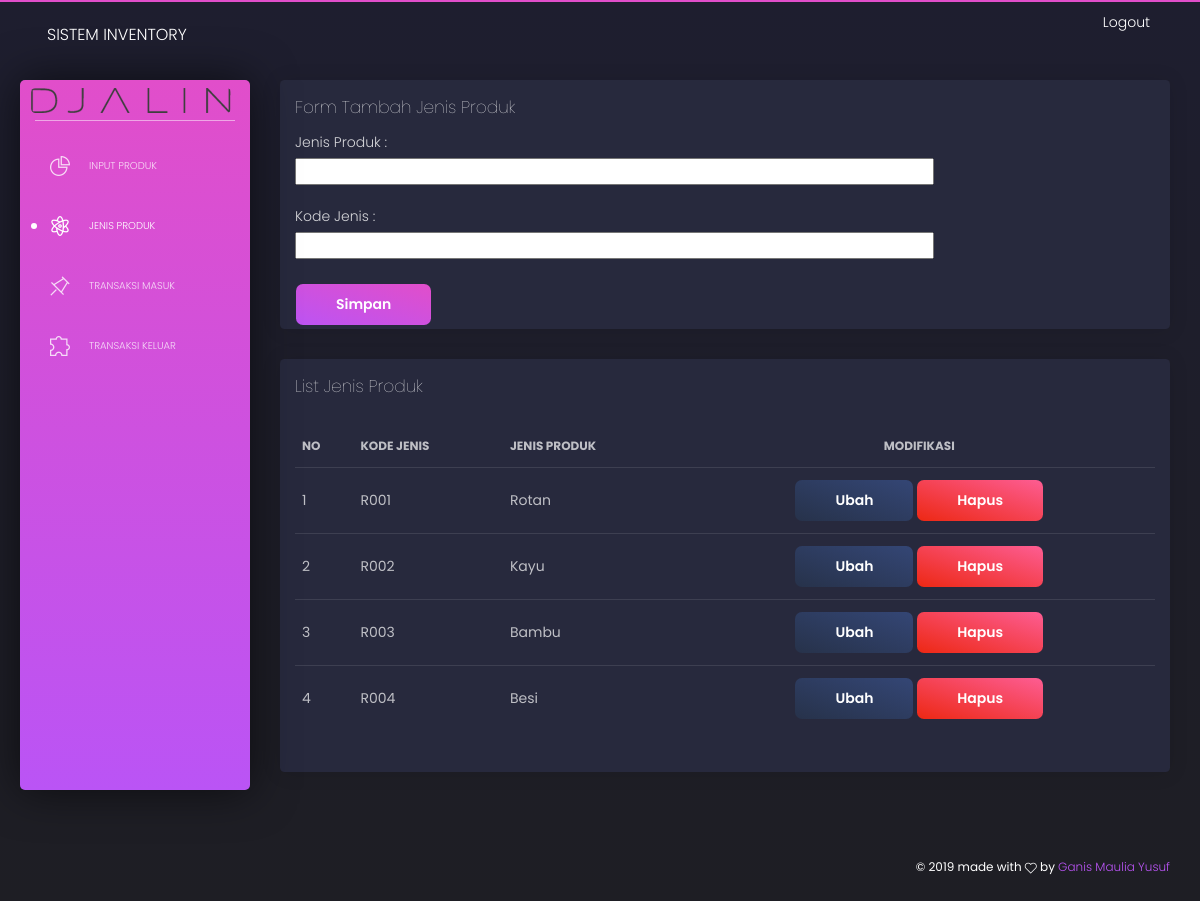
The page /index.php/login on the database its author committed.
### tables this page shows
CREATE TABLE IF NOT EXISTS `jenis` (
  `kode_jenis` varchar(50) NOT NULL,
  `nama_jenis` varchar(100) NOT NULL,
  PRIMARY KEY (`kode_jenis`)
);

### application/controllers/Login.php (called while the page is built, shortened)
<?php
class Login extends CI_Controller {
	function __construct()
			{
				$this->load->model('Login_m');
				$this->load->helper('url');
			}
	public function index()
	{
		$data['jenis']=$this->Login_m->ambilData();
		$this->load->view('jenis_produk_v',$data);
	}
}

### index.php (called while the page is built, shortened)
<?php
require_once BASEPATH.'core/CodeIgniter.php';

### application/models/Login_m.php (called while the page is built, shortened)
<?php
	class Login_m extends CI_Model
	{
		public function ambilData(){
			$sql = "select * from jenis";
			return $this->db->query($sql);
		}
	}
?>

### application/views/jenis_produk_v.php (the view, shortened to what this page needs)
<!DOCTYPE html>
<html lang="en">
<head>
  <link href="https://use.fontawesome.com/releases/v5.0.6/css/all.css" rel="stylesheet">
  <link href="<?php echo base_url();?>/assets/css/nucleo-icons.css" rel="stylesheet" />
  <link href="<?php echo base_url();?>/assets/css/black-dashboard.css?v=1.0.0" rel="stylesheet" />
  <link href="<?php echo base_url();?>/assets/demo/demo.css" rel="stylesheet" />
</head>
<body class="">
  <div class="wrapper">
    <div class="sidebar">
      <div class="sidebar-wrapper">
        <div class="logo">
          <img src="<?php echo base_url();?>/assets/img/djalin-logo.png" alt="Profile Photo">
        </div>
        <ul class="nav">
          <li>
             <a href="<?php echo site_url(); ?>/Produk">
              <i class="tim-icons icon-chart-pie-36"></i>
              <p>Input Produk</p>
            </a>
          </li>
          <li class="active ">
            <a href="<?php echo site_url(); ?>/Login">
              <i class="tim-icons icon-atom"></i>
              <p>Jenis Produk</p>
            </a>
          </li>
          <li>
            <a href="<?php echo site_url(); ?>/Transaksi_masuk">
              <i class="tim-icons icon-pin"></i>
              <p>Transaksi Masuk</p>
            </a>
          </li>
          <li>
              <a href="<?php echo site_url(); ?>/Transaksi_keluar">
              <i class="tim-icons icon-puzzle-10"></i>
              <p>Transaksi Keluar</p>
            </a>
          </li>
        </ul>
      </div>
    </div>
    <div class="main-panel">
      <nav class="navbar navbar-expand-lg navbar-absolute navbar-transparent">
        <div class="container-fluid">
          <div class="navbar-wrapper">
            <a class="navbar-brand" href="<?php echo base_url();?>"javascript:void(0)">Sistem Inventory</a>
          </div>
          <div class="collapse navbar-collapse" id="navigation">
            <ul class="navbar-nav ml-auto">
              <li class="search-bar input-group">
                <a href="<?php echo site_url('Login_user/logout');?>">Logout</a>
              </li>
            </ul>
          </div>
        </div>
      </nav>
      <div class="content">
        <div class="row">
          <div class="col-md-12">
            <div class="card">
              <div class="card-header">
                <h4 class="card-title">Form Tambah Jenis Produk</h4>
                <form action="<?php echo site_url(); ?>/Login/tambah_jenis" method=post>
                    <p>Jenis Produk :</p>
                    <input type="text" name="nama_jenis" size="50" required><br /><br />
                    <p>Kode Jenis   :</p>
                    <input type="text" name="kode_jenis" size="50" required><br /><br />
                    <input type="submit" value="Simpan" button type="button" class="btn btn-primary">
                </form>
              </div>
            </div>
          </div>
          <div class="col-md-12">
            <div class="card ">
              <div class="card-header">
                <h4 class="card-title">List Jenis Produk</h4>
              </div>
              <div class="card-body">
                <div class="table-responsive">
                  <table class="table tablesorter " id="">
                    <thead class=" text-primary">
                      <tr>
                        <th>
                          No
                        </th>
                        <th>
                          Kode Jenis
                        </th>
                        <th>
                          Jenis Produk
                        </th>
                        <th class="text-center">
                          Modifikasi
                        </th>
                      </tr>
                    </thead>
                    <tbody>
                      <?php
                          $no=1;
                            foreach ($jenis->result() as $i) {
                          ?>
                          <td><?php echo $no++ ?></td>
                          <td><?php echo $i->kode_jenis ?></td>
                          <td><?php echo $i->nama_jenis?></td>
                          <td class="text-center"><a href="<?php echo site_url(); ?>/Login/ubah_jenis/<?php echo $i->kode_jenis;?>" button type="button" class="btn btn-default">Ubah</a>
                          <a href="<?php echo site_url(); ?>/Login/hapus_jenis/<?php echo $i->kode_jenis;?>" button type="button" class="btn btn-danger">Hapus</a></td>
                        <?php
                          }
                          ?>
                    </tbody>
                  </table>
                </div>
              </div>
            </div>
          </div>
        </div>
      </div>
      <footer class="footer">
        <div class="container-fluid">
          <div class="copyright">
            ©
             made with <i class="tim-icons icon-heart-2"></i> by
            <a href="<?php echo base_url();?>javascript:void(0)" target="_blank">Ganis Maulia Yusuf</a>
          </div>
        </div>
      </footer>
    </div>
  </div>
</body>
</html>

### rows shown on the page
jenis: kode_jenis "R001", nama_jenis "Rotan"
jenis: kode_jenis "R002", nama_jenis "Kayu"
jenis: kode_jenis "R003", nama_jenis "Bambu"
jenis: kode_jenis "R004", nama_jenis "Besi"
